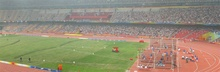
%> input picture DCP/A_DCPsofe_matting/Dataset/sample1.jpg, 220 x 72 px, shrunk from 1000 x 327 before the run
$ octave --eval "resultsWithoutMat(imread('Dataset/sample1.jpg'));"   (GNU Octave 9; MATLAB toolbox functions it lacks are replaced by stand-ins)
%> lines starting %> are read from the running program, lines starting %| are printed output that depends on the picture; in (x1, y1, x2, y2) boxes, pixels count from 0 and x2, y2 are one past the last pixel; in counts of white or black regions, pixels touching at a corner belong together; the program's own positions count from 1
### DCP/A_DCPsofe_matting/darkChannel.m
function JDark = darkChannel(im2)

[height, width, ~] = size(im2);
%> height = 72; width = 220

%the patch size is set to be 10 x 10 which could be more accurate than
%original parameter
patchSize = 15;
% half the patch size to pad the image with for the array
padSize = 7;

JDark = zeros(height, width); % initialize the dark channel matrix
imJ = padarray(im2, [padSize padSize], Inf); % create the new image by adding 10x10 patches
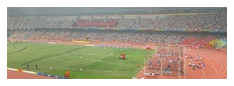
%> imJ: size 86x234x3 uint8; mean R, G, B 173.1, 165.4, 148.2
%imagesc(imJ); colormap gray; axis off image
%printmat(imJ);

for j = 1:height
    for i = 1:width
        % the patch has top left corner at (jj, ii)
        patch = imJ(j:(j+patchSize-1), i:(i+patchSize-1),:);
        % the dark channel for a patch is the minimum value for all
        % channels for that patch
        JDark(j,i) = min(patch(:));
     end
end
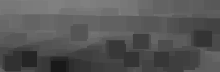
%> JDark: size 72x220 double; min 25, max 129, mean 85.2

### DCP/A_DCPsofe_matting/atmLight.m
function A = atmLight(im, JDark)

% the color of the atmospheric light is very close to the color of the sky
% so just pick the first few pixels that are closest to 1 in JDark
% and take the average

% pick top 0.1% brightest pixels in the dark channel

% get the image size
[height, width, ~] = size(im);
imsize = width * height;
%> imsize = 15840

numpx = floor(imsize/1000); % accomodate for small images
%> numpx = 15
%disp(numpx);
JDarkVec = reshape(JDark,imsize,1); % a vector of pixels in JDark
ImVec = reshape(im,imsize,3);  % a vector of pixels in my image

[JDarkVec, indices] = sort(JDarkVec); %sort
indices = indices(imsize-numpx+1:end); % need the last few pixels because those are closest to 1
%> indices = [6411; 6412; 6413; 6414; 6415; 8583; 8655; 4321; 4322; 4323; 4324; 4325; 4326; 4327; 4328]


%find the first 10 lines of pixel, because it is somehow could be the sky.
for j = 1:10
    for i = 1:width
        [maxVal,maxInd] = max(JDark(:));
    end
end

%find the last few pixels
atmSum = zeros(1,3);
for ind = 1:numpx
    atmSum = atmSum + ImVec(indices(ind),:);
end
%> this loop made 15 passes
%> atmSum on passes 1 to 12: [145 155 157], [255 255 255], [255 255 255], [255 255 255], [255 255 255], [255 255 255], [255 255 255], [255 255 255], [255 255 255], [255 255 255], [255 255 255], [255 255 255]

possibleResult1 = atmSum / numpx;
%> possibleResult1 = [17 17 17]
possibleResult2 = [maxVal,maxVal,maxVal];
%> possibleResult2 = [129 129 129]

%Between two possible results, we pick the brightest one(which is closer to
%1)
if possibleResult1 > maxVal
    A = possibleResult1;
else
    A = possibleResult2;
%> A = [129 129 129]
end

### DCP/A_DCPsofe_matting/deHazeWithoutMat.m
function J = deHaze(im)

JDark = darkChannel(im);
A = atmLight(im, JDark);
%> A = [129 129 129]
transmission = transmissionEstimate(im, A);
J = getRadiance(A,im,transmission);

### DCP/A_DCPsofe_matting/transmissionEstimate.m
function transmission = transmissionEstimate(im, A)
%> called with A = [129 129 129]

%In real life, a little amount of haze will always be around us.
%If we don't transmit,the image will be really sharp which is not
%realistic.

omega = 0.95; % So the amount of 5% haze we're keeping

im3 = zeros(size(im));
for ind = 1:3
    im3(:,:,ind) = im(:,:,ind)./A(ind);
end
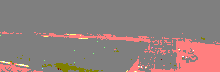
%> im3: size 72x220x3 double; mean R, G, B 1.14, 1, 0.987; drawn with min black and max white

% imagesc(im3./(max(max(max(im3))))); colormap gray; axis off image

transmission = 1-omega*darkChannel(im3);
%> in darkChannel (call 2), `imJ = padarray(im2, [padSize padSize], Inf);`: imJ: size 86x234x3 double; 21.29% of the values are NaN or infinite; the others: min 0, max 2, mean 1.04
%> after the loop in darkChannel (call 2), `for j = 1:height`:
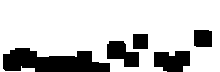
%> JDark: size 72x220 double; values 0 (black) and 1 (white), 78.1% white; 5 black regions, box (x1, y1, x2, y2) and area: (3, 48, 110, 72) 1774, (154, 51, 190, 72) 620, (107, 41, 139, 67) 542, (194, 30, 212, 47) 301, (133, 34, 148, 49) 225

### DCP/A_DCPsofe_matting/getRadiance.m
function J = getRadiance(A,im,tMat)
%> called with A = [129 129 129]
t0 = 0.1;
J = zeros(size(im));
for ind = 1:3
   J(:,:,ind) = A(ind) + (im(:,:,ind) - A(ind))./max(tMat,t0);
end
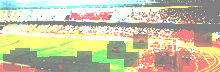
%> J: size 72x220x3 double; mean R, G, B 203, 195.9, 164.6

J = J./(max(max(max(J))));

### DCP/A_DCPsofe_matting/resultsWithoutMat.m
% Show results
function resultsWithoutMat(im)

%im = readIm(image);
J = deHazeWithoutMat(im);
figure;
%subplot(1,2,1);
%imagesc(im)
imshow(im)
title 'Original'
axis image off;
figure;
%subplot(1,2,2);
%imagesc(J)
imshow(J)
title 'De-hazed without applying soft matting algorithm';
axis image off;

$ run again, on DCP/A_DCPsofe_matting/Dataset/sample3.jpg
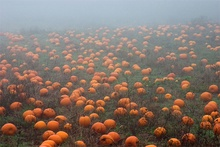
%> input picture DCP/A_DCPsofe_matting/Dataset/sample3.jpg, 220 x 147 px, shrunk from 600 x 400 before the run
%> indices = 32 values, max 11174 at index 18, min 5734 at index 19, mean 8881
%> the loop in atmLight, `for ind = 1:numpx` made 32 passes
%> atmSum on passes 1 to 8: [186 199 216], [255 255 255], [255 255 255], [255 255 255], [255 255 255], [255 255 255], [255 255 255], [255 255 255]
%> possibleResult1 = [8 8 8]
%> possibleResult2 = [178 178 178]
%> imJ: size 161x234x3 double; 14.16% of the values are NaN or infinite; the others: min 0, max 1, mean 0.677
%> after the loop in darkChannel (call 2), `for j = 1:height`:
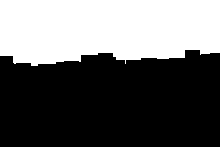
%> JDark: size 147x220 double; values 0 (black) and 1 (white), 39.6% white; 1 white region, box (x1, y1, x2, y2) and area: (0, 0, 220, 66) 12803
%> after the loop in getRadiance, `for ind = 1:3`:
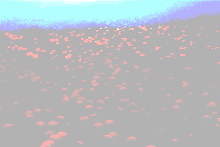
%> J: size 147x220x3 double; mean R, G, B 182.5, 187.2, 191

$ run again, on DCP/A_DCPsofe_matting/Dataset/sample4.jpg
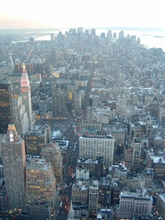
%> input picture DCP/A_DCPsofe_matting/Dataset/sample4.jpg, 165 x 220 px, shrunk from 576 x 768 before the run
%> after the loop in darkChannel, `for j = 1:height`:
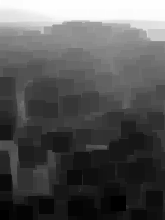
%> JDark: size 220x165 double; min 0, max 254, mean 85.7
%> indices = 36 values from 35421 to 36089
%> the loop in atmLight, `for ind = 1:numpx` made 36 passes
%> atmSum on passes 1 to 8: [254 254 254], [255 255 255], [255 255 255], [255 255 255], [255 255 255], [255 255 255], [255 255 255], [255 255 255]
%> possibleResult1 = [7 7 7]
%> possibleResult2 = [254 254 254]
%> imJ: size 234x179x3 double; 13.34% of the values are NaN or infinite; the others: min 0, max 1, mean 0.535
%> after the loop in darkChannel (call 2), `for j = 1:height`:
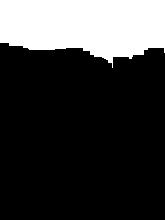
%> JDark: size 220x165 double; values 0 (black) and 1 (white), 23.3% white; 1 white region, box (x1, y1, x2, y2) and area: (0, 0, 165, 68) 8454
